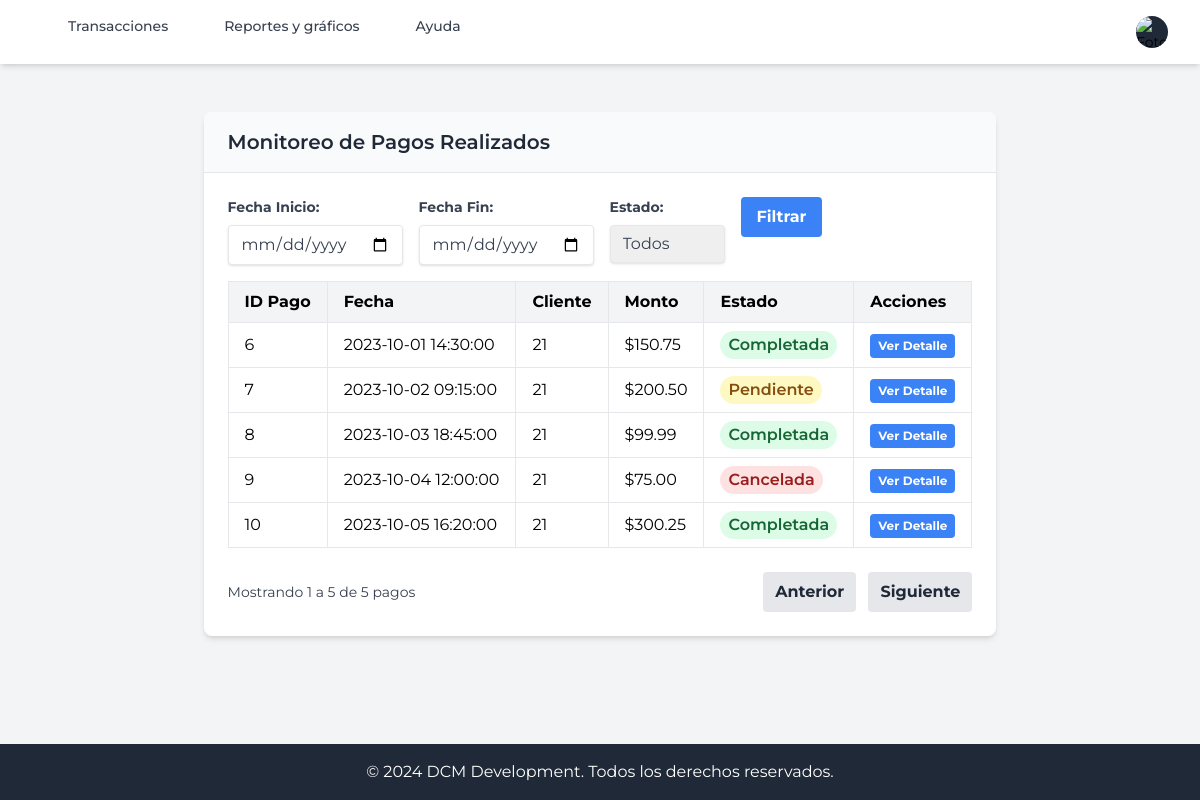
Screenshot of /monitorear_pagos.php with the database file from the repository.
### tables this page shows
CREATE TABLE `transacciones` (
  `id_transacciones` int(11) NOT NULL,
  `id_usuario` int(11) NOT NULL,
  `monto` decimal(5,2) NOT NULL,
  `estado` varchar(45) NOT NULL,
  `fecha` datetime NOT NULL,
  `referencia_pago` varchar(45) NOT NULL,
  `metodo_pago` varchar(45) NOT NULL
);

### monitorear_pagos.php (the view, shortened to what this page needs)
<?php
include 'connect.php';
$conn = new mysqli($db_host, $db_usuario, $db_contra, $db_nombre);
$sql = "SELECT id_transacciones, fecha, monto, estado, id_usuario FROM transacciones";
$result = $conn->query($sql);
?>
<!DOCTYPE html>
<html lang="es">
<head>
    <script src="https://cdn.tailwindcss.com"></script>
</head>
<body class="bg-gray-100 flex flex-col min-h-screen">
    <nav class="bg-white shadow-md">
        <div class="max-w-7xl mx-auto px-4 sm:px-6 lg:px-8">
            <div class="flex justify-between h-16">
                <div class="flex w-full">
                    <div class="hidden md:ml-6 md:flex space-x-8">
                        <div class="dropdown relative">
                            <button class="text-gray-700 hover:bg-gray-100 px-3 py-4 rounded-md text-sm font-medium focus:outline-none">
                                Transacciones
                            </button>
                        </div>
                        <div class="dropdown relative">
                            <button class="text-gray-700 hover:bg-gray-100 px-3 py-4 rounded-md text-sm font-medium focus:outline-none">
                                Reportes y gráficos
                            </button>
                        </div>
                        <div class="dropdown relative">
                            <button class="text-gray-700 hover:bg-gray-100 px-3 py-4 rounded-md text-sm font-medium focus:outline-none">
                                Ayuda
                            </button>
                        </div>
                    </div>
                </div>
                <div class="hidden md:flex items-center ml-6">
                    <div class="ml-3 relative dropdown">
                        <div>
                            <button type="button" class="max-w-xs bg-gray-800 rounded-full flex items-center text-sm focus:outline-none focus:ring-2 focus:ring-offset-2 focus:ring-offset-gray-800 focus:ring-white" id="user-menu-button" aria-expanded="false" aria-haspopup="true">
                                <img class="h-8 w-8 rounded-full" src="https://images.unsplash.com/photo-1472099645781-865e4da108fa?ixlib=rb-1.2.1&ixid=eyJhcHBfaWQiOjEyMDd9&auto=format&fit=facearea&facepad=2&w=256&h=256&q=80" alt="Foto de perfil">
                            </button>
                        </div>
                    </div>
                </div>
            </div>
        </div>
    </nav>
    <main class="max-w-7xl mx-auto py-6 sm:px-6 lg:px-8 ">
        <div class="px-4 py-6 sm:px-0">
            <div class="bg-white shadow-md rounded-lg overflow-hidden">
                <div class="px-6 py-4 bg-gray-50 border-b border-gray-200">
                    <h2 class="text-xl font-semibold text-gray-800">Monitoreo de Pagos Realizados</h2>
                </div>
                <div class="p-6">
                    <div class="mb-4 flex space-x-4">
                        <div class="relative">
                            <label for="filtro-fecha-inicio" class="block text-gray-700 text-sm font-bold mb-2">Fecha Inicio:</label>
                            <input type="date" id="filtro-fecha-inicio" class="shadow appearance-none border rounded w-full py-2 px-3 text-gray-700 leading-tight focus:outline-none focus:shadow-outline">
                        </div>
                        <div class="relative">
                            <label for="filtro-fecha-fin" class="block text-gray-700 text-sm font-bold mb-2">Fecha Fin:</label>
                            <input type="date" id="filtro-fecha-fin" class="shadow appearance-none border rounded w-full py-2 px-3 text-gray-700 leading-tight focus:outline-none focus:shadow-outline">
                        </div>
                        <div class="relative">
                            <label for="filtro-estado" class="block text-gray-700 text-sm font-bold mb-2">Estado:</label>
                            <select id="filtro-estado" class="shadow appearance-none border rounded w-full py-2 px-3 text-gray-700 leading-tight focus:outline-none focus:shadow-outline">
                                <option value="">Todos</option>
                            </select>
                        </div>
                        <div class="relative">
                            <button class="bg-blue-500 hover:bg-blue-700 text-white font-bold py-2 px-4 rounded focus:outline-none focus:shadow-outline" type="button">
                                Filtrar
                            </button>
                        </div>
                    </div>
                    <div class="overflow-x-auto">
                        <table class="min-w-full table-auto border-collapse border border-gray-200">
                            <thead class="bg-gray-100">
                                <tr>
                                    <th class="border border-gray-200 px-4 py-2 text-left">ID Pago</th>
                                    <th class="border border-gray-200 px-4 py-2 text-left">Fecha</th>
                                    <th class="border border-gray-200 px-4 py-2 text-left">Cliente</th>
                                    <th class="border border-gray-200 px-4 py-2 text-left">Monto</th>
                                    <th class="border border-gray-200 px-4 py-2 text-left">Estado</th>
                                    <th class="border border-gray-200 px-4 py-2 text-left">Acciones</th>
                                </tr>
                            </thead>
                            <tbody>
                                <?php
                                if ($result->num_rows > 0) {
                                    while ($row = $result->fetch_assoc()) {
                                        echo "<tr>";
                                        echo "<td class='border border-gray-200 px-4 py-2'>" . $row["id_transacciones"] . "</td>";
                                        echo "<td class='border border-gray-200 px-4 py-2'>" . $row["fecha"] . "</td>";
                                        echo "<td class='border border-gray-200 px-4 py-2'>" . $row["id_usuario"] . "</td>";
                                        echo "<td class='border border-gray-200 px-4 py-2'>$" . $row["monto"] . "</td>";
                                        $estado_class = "";
                                        if ($row["estado"] == "Completada") {
                                            $estado_class = "text-green-800 bg-green-100";
                                        } elseif ($row["estado"] == "Pendiente") {
                                            $estado_class = "text-yellow-800 bg-yellow-100";
                                        } elseif ($row["estado"] == "Cancelada") {
                                            $estado_class = "text-red-800 bg-red-100";
                                        }
                                        echo "<td class='border border-gray-200 px-4 py-2'><span class='inline-block px-2 py-1 font-semibold leading-tight rounded-full $estado_class'>" . $row["estado"] . "</span></td>";
                                        echo "<td class='border border-gray-200 px-4 py-2'>
                                            <button onclick='mostrarDetalles(" . $row["id_transacciones"] . ")' class='bg-blue-500 hover:bg-blue-700 text-white font-bold py-1 px-2 rounded text-xs'>Ver Detalle</button>
                                        </td>";
                                        echo "</tr>";
                                    }
                                } else {
                                    echo "<tr><td colspan='6' class='border border-gray-200 px-4 py-2 text-center'>No hay transacciones registradas.</td></tr>";
                                }
                                ?>
                            </tbody>
                        </table>
                    </div>
                    <div class="mt-6 flex justify-between items-center">
                        <div class="text-gray-700 text-sm">
                            Mostrando 1 a <?php echo $result->num_rows; ?> de <?php echo $result->num_rows; ?> pagos
                        </div>
                        <div class="space-x-2">
                            <button class="bg-gray-200 hover:bg-gray-300 text-gray-800 font-bold py-2 px-3 rounded">Anterior</button>
                            <button class="bg-gray-200 hover:bg-gray-300 text-gray-800 font-bold py-2 px-3 rounded">Siguiente</button>
                        </div>
                    </div>
                </div>
            </div>
        </div>
    </main>
    <footer class="bg-gray-800 text-white text-center py-4 mt-auto">
        <p>&copy; 2024 DCM Development. Todos los derechos reservados.</p>
    </footer>
</body>
</html>

### monitorear_pagos.php (style rules this page uses)
* { font-family: "Montserrat", sans-serif; }

### rows the page displays
transacciones: id_transacciones "6", fecha "2023-10-01 14:30:00", id_usuario "21", monto "150.75", estado "Completada"
transacciones: id_transacciones "7", fecha "2023-10-02 09:15:00", id_usuario "21", monto "200.50", estado "Pendiente"
transacciones: id_transacciones "8", fecha "2023-10-03 18:45:00", id_usuario "21", monto "99.99", estado "Completada"
transacciones: id_transacciones "9", fecha "2023-10-04 12:00:00", id_usuario "21", monto "75.00", estado "Cancelada"
transacciones: id_transacciones "10", fecha "2023-10-05 16:20:00", id_usuario "21", monto "300.25", estado "Completada"

### other values shown
$result->num_rows "5"
